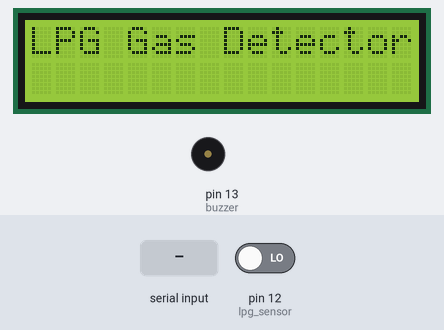
A sketch run on a simulated Arduino Uno, built with avr-gcc and run on an emulated ATmega328P. On the bench: 16×2 character LCD, buzzer (waves = sounding, pin HIGH). The inputs (shaded band) are chosen by the test bench; at power-on: pin 12 (lpg_sensor) LOW. The modem accepts every AT command (registered, SIM ready, sends succeed) and sends nothing else; what the sketch prints to the serial monitor is not drawn.

Above: at 8.2 s.
At 11.3 s:
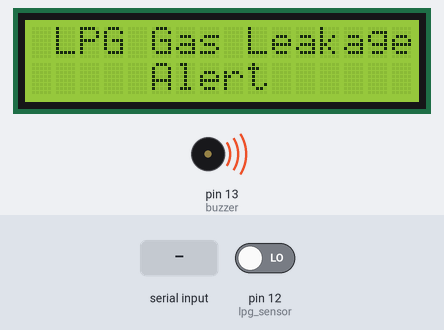
11.4 s: "1" received over the second serial link
At 42.1 s:
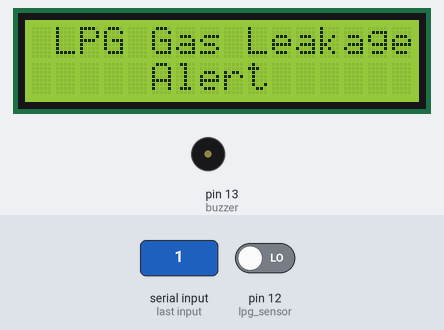
Timing chart, 0 to 42.8 s (numbered marks = the images above; inputs shaded):
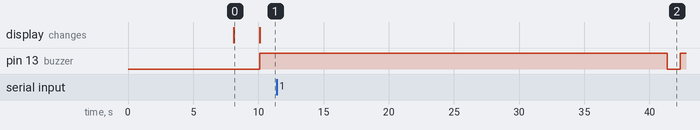

The sketch:

LPG_gas_leakage_detector_with_sim_module.ino
```cpp
#include <LiquidCrystal.h>
#include <SoftwareSerial.h>

#define rxPin 8
#define txPin 9
SoftwareSerial sim800L(rxPin,txPin);
LiquidCrystal lcd(7, 6, 5, 4, 3, 2);

#define lpg_sensor 12
#define buzzer 13

unsigned long smsPreviousTime = 0;
unsigned long smsInterval = 15000;
unsigned long callPreviousTime = 0;
unsigned long callInterval = 10000;


void setup()
{
  Serial.begin(9600);

  //Begin serial communication with Arduino and SIM800L
  sim800L.begin(9600);

  Serial.println("Initializing...");

  sim800L.println("AT");
  waitForResponse();

  sim800L.println("ATE1");
  waitForResponse();

  sim800L.println("AT+CMGF=1");
  waitForResponse();

  sim800L.println("AT+CNMI=1,2,0,0,0");
  waitForResponse();
  pinMode(lpg_sensor, INPUT);
  pinMode(buzzer, OUTPUT);
  lcd.begin(16, 2);
  lcd.print("LPG Gas Detector");
  lcd.setCursor(0,1);
  lcd.print("");
  delay(2000);
}

void loop()
{

  if(digitalRead(lpg_sensor))
  {
    digitalWrite(buzzer,LOW);
    lcd.clear();
    lcd.print("   NO LPG GAS   ");
    lcd.setCursor(0, 1);
    lcd.print("    LEAKAGE     ");
    delay(1000);
  }

  else
  {
    digitalWrite(buzzer,HIGH);
    lcd.clear();
    lcd.print(" LPG Gas Leakage ");
    lcd.setCursor(0,1);
    lcd.print("     Alert    ");
    delay(1000);
    make_call("+2348064810572");
    delay(2000);
    make_call("+2348037748204");
    delay(2000);
    make_call("+2349090826533");
    delay(2000);
    send_sms("+2348064810572");
    delay(2000);
    send_sms("+2348037748204");
    delay(2000);
    send_sms("+2349090826533");
    delay(2000);
    digitalWrite(buzzer,LOW);
    delay(1000);
  }
}

void send_sms(String phoneNo){
  sim800L.print("AT+CMGS=\""+phoneNo+"\"\r");
  waitForResponse();

  sim800L.print("Alert there is a Gas leakage");
  sim800L.write(0x1A);
  waitForResponse();
}


void make_call(String phoneNo){
  sim800L.println("ATD"+phoneNo+";");
  waitForResponse();
}

void waitForResponse(){
  delay(1000);
  while(sim800L.available()){
    Serial.println(sim800L.readString());
  }
//  sim800L.read();
}
```

Measured:
- what the display in image 0 shows lasts 2.0 s, from 8.1 s to 10.1 s
